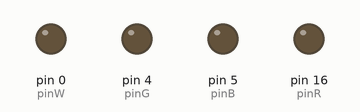
Recording of a program running on a simulated MicroPython board. Parts: output pins drawn as LEDs (lit = HIGH).

Above: at 0.1 s.
At 0.7 s:
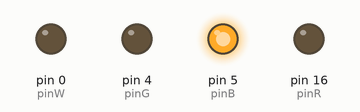
At 1.5 s:
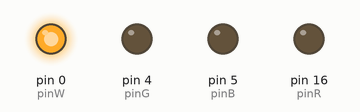
At 2.7 s:
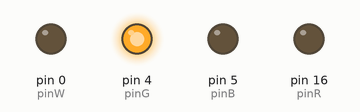
At 3.5 s:
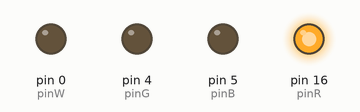
Timing chart, 0 to 3.8 s (numbered marks = the images above):
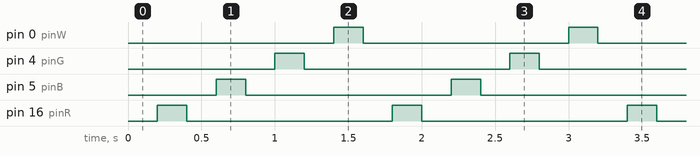

Measured:
- by itself, pin 0 (pinW), pin 4 (pinG), pin 5 (pinB), pin 16 (pinR): alternates HIGH for 0.20 s and LOW for 1.4 s
- by itself, everything shown: repeats every 1.6 s, in 8 steps

The program:

alt_led.py
```python
from machine import Pin
import time

pinR = Pin(16, Pin.OUT)
pinB = Pin(5, Pin.OUT)
pinG = Pin(4, Pin.OUT)
pinW = Pin(0, Pin.OUT)

for i in range(2000):
    pinR.off()
    time.sleep(0.2)
    pinR.on()
    time.sleep(0.2)
    pinR.off()
    time.sleep(0.2)
    pinB.on()
    time.sleep(0.2)
    pinB.off()
    time.sleep(0.2)
    pinG.on()
    time.sleep(0.2)
    pinG.off()
    time.sleep(0.2)
    pinW.on()
    time.sleep(0.2)
    pinW.off()
```
